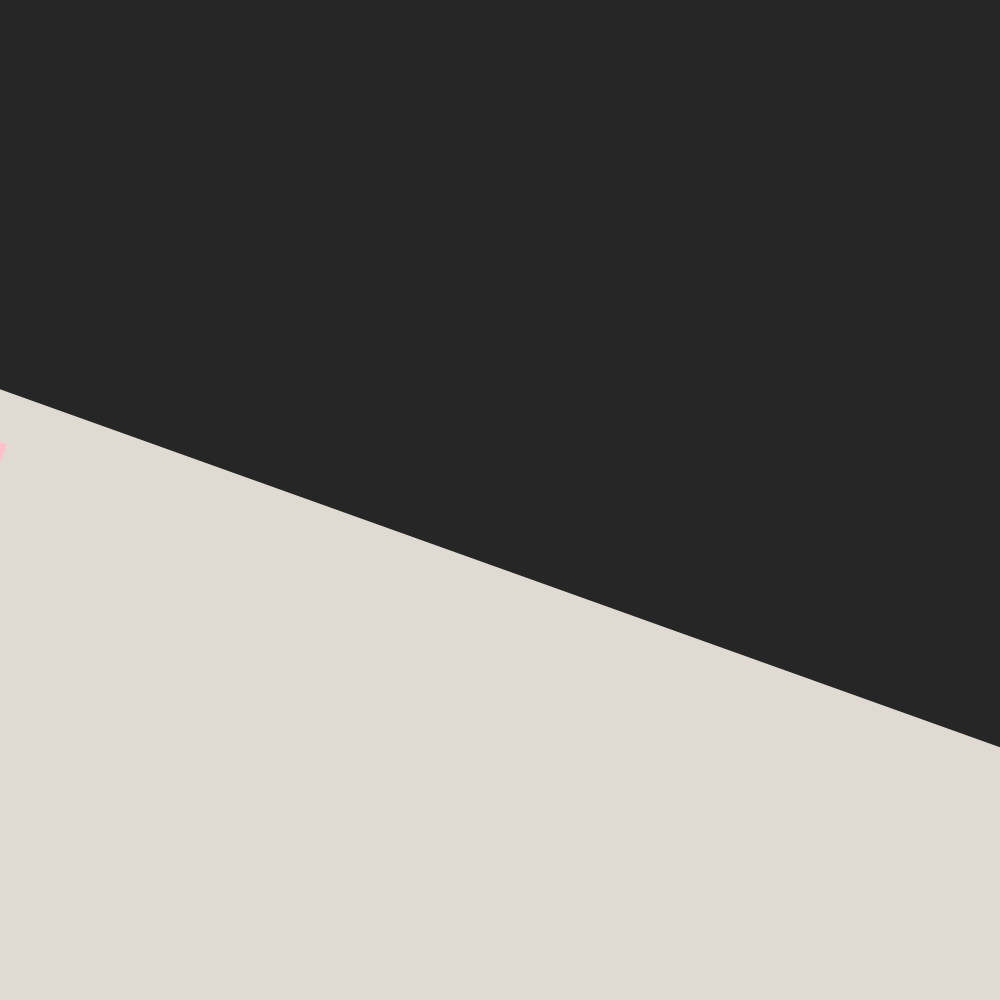
Frame 1 (no input)
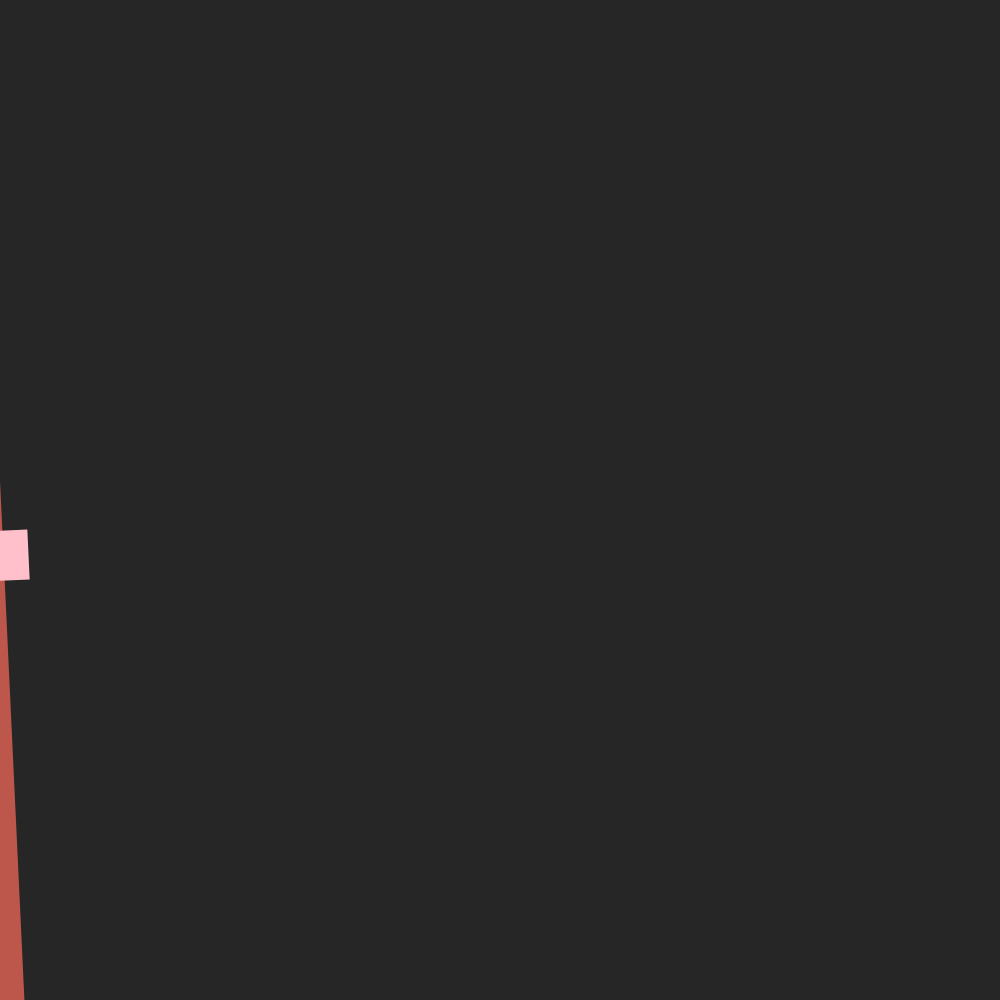
Frame 2 (the mouse pressed at the canvas centre, redrawn once)

The p5.js sketch that drew these frames (run headless with seeded random() and noise() and a simulated clock; the mouse was pressed at the canvas centre and the sketch redrawn once):

// p5.js sketch
// ── sketch.js
function setup() {
  createCanvas(1000, 1000); //what size should this canvas be? 
  // colorMode(HSB);
  smooth();
  noStroke();
  noLoop();
  angleMode(DEGREES);
}

brightColors = [
  '#506aa1', // blue
  '#be574b', // red
  '#bea456', // yellow
  '#59864b', // green
  '#c27d4d', // orange
  '#635f9b', // purple
];
neutralColors = [
  '#262626', // black
  '#dfdbd3', // white
];

let bgColor = '';
let secondaryBgColor='';
let rotationDegrees = 0;
let xAxisTranslate = '';


function draw() {
  bgColor = getBackgroundColor();
  secondaryBgColor = getSecondaryBackgroundColor(bgColor);
  //shapeColor = getShapeColor (bgColor, secondaryBgColor);

  // add main background color
  background(color(bgColor));
  // add second background
  xAxisTranslate = random([0,1]) === 1 && false;
  addSecondBackground(secondaryBgColor, xAxisTranslate);
  addShape();

  ////TODO: figure out how to find length of line and what way I need to travel


  // add shape

  // add animation
}

function addShape() {
  fill(color('#FFC0CB'))
  if (xAxisTranslate) {
    rect(-25,50,50,50);
  } else {
    rect(-25,50,50,50);
  }
}

function addSecondBackground(secondaryBgColor, xAxisTranslate) {
  // add second background color. 
  // set the rotation randomly
  // move off certain
  y = 0;
  if (xAxisTranslate) {
    // line starts on x axis
    startingX = (width/2) + random(-360, 360);
    startingY = 0;
    rotationDegrees = random(-30,30);
    if (rotationDegrees > 0) {
      //add height to this object
      y = -1 * height;
    }
  } else {
    startingX = 0;
    startingY = (height/2) + random(-360,360);
    rotationDegrees = random(-145,60);
    if (rotationDegrees < 0) {
      y = -1*height;
    }
  }
  fill(color(secondaryBgColor));
  translate(startingX, startingY);
  //// TODO: create left and right bounds for how far off center we can go
  // rotate(random(0, 180));

  rotate(rotationDegrees);

  // rotate(random(-45,45));
  rect(0, y, width*4, height*4);

  ////TODO: add second background to the existing canvas
}



function getBackgroundColor() {
  if (int(random(0,10)) === 7) {
    return random(neutralColors); 
  } else {
    return random(brightColors);
  }
}

function getSecondaryBackgroundColor(bgColor) {
  if (neutralColors.includes(bgColor)) {
    return neutralColors[0] === bgColor ? neutralColors[1] : neutralColors[0]; // this will only work for two neutral colors. UPDATE
  } else {
    return random(neutralColors);
  }
}


//the other randomness I want to generate are 
// 1: shapes used (I will likely start with a circle as the math may be simpler) : circle, triangle, rectangle
// 2: isolation: allow a 1/10 chance for shape to be offset the intersection and not touching
// 3: the degree of offset from center in intersection of lines.
// 4: show animation where shapeColorOne and shapeColorTwo separate from original shape
// EXTRAS not in project currently
// - multiple shapes
// - recursion within shape (adds depth but may look off. Complex challenge)
// - add rare distortions/texture to a side



//// PHASE 1
//step 1 create two sides with colors appropriately. 
//step 2: the line can go any angle on canvas but I will need to define outer params so it's not too close to edge

//// PHASE 2
// step 1: add shape onto the axis at center
// step 2: offset from center slightly

//// PHASE 3
// step 1: add background shapes

//// PHASE 4
// animate background shapes
